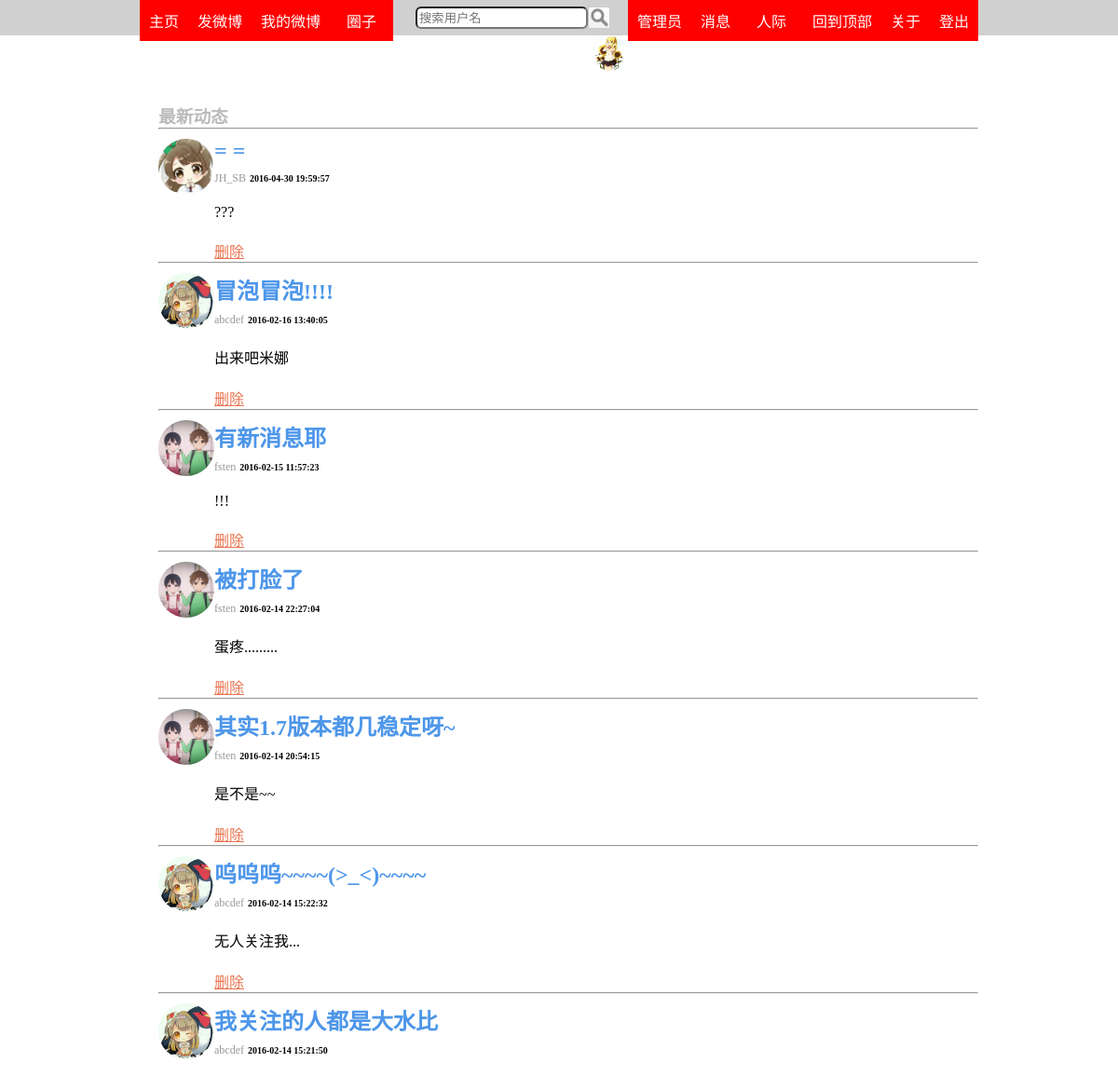
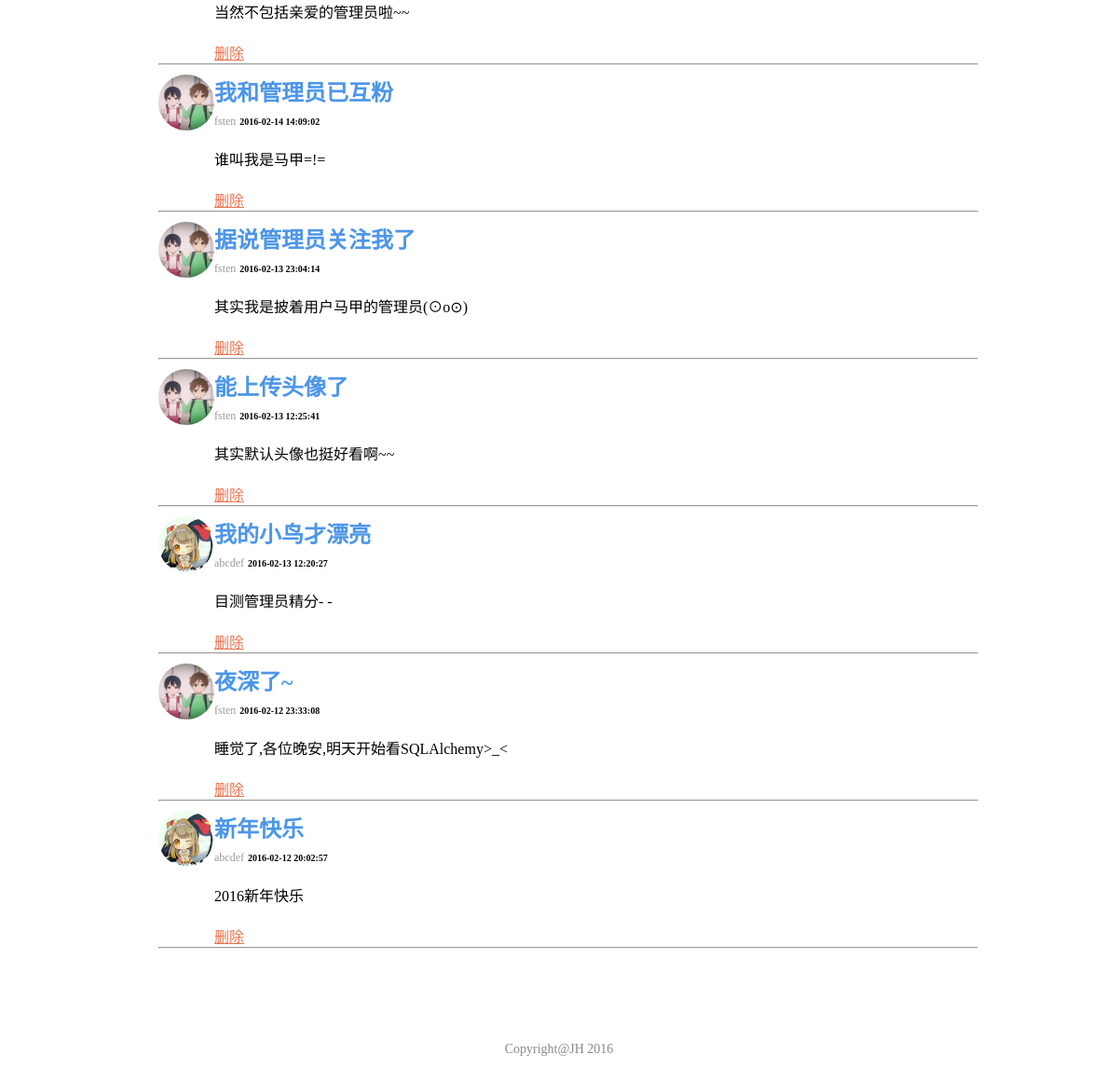
The app's page /concern (signed in) with its own data (2 pictures, top to bottom).
### app/models.py (models this page shows, shortened)
class User(db.Model):
	id=db.Column(db.Integer,primary_key=True)
	nickname=db.Column(db.String(80),unique=True)
	password=db.Column(db.String(120))
	email=db.Column(db.String(120),unique=True)
	information=db.Column(db.String(250))
	posts=db.relationship('Post',backref='author',lazy='dynamic')
	has_avatar=db.Column(db.Integer,default=0)
	create_time=db.Column(db.DateTime,default=datetime.now())
	messages=db.relationship('Message',backref='people',lazy='dynamic')
	concern=db.relationship('User',secondary=user_user_concern,primaryjoin=id==user_user_concern.c.user1_id,
	secondaryjoin=id==user_user_concern.c.user2_id,backref='concerned')
	blacklist=db.relationship('User',secondary=user_user_blacklist,primaryjoin=id==user_user_blacklist.c.user1_id,
	secondaryjoin=id==user_user_blacklist.c.user2_id,backref='blackedlist')
	is_authenticated=True
	is_active=True
	is_anonymous=False
	def avatar(self):
		if self.has_avatar:
			return '/static/avatar/'+self.nickname+'.jpg'
		else:
			return url_for('static',filename='favicon.ico')
	def count_new_message(self):
		return Message.query.filter_by(user_id=self.id,has_showed=0).count()
	def is_admin(self):
		return Admin.query.filter_by(nickname=self.nickname).first() is not None

class Post(db.Model):
	id=db.Column(db.Integer,primary_key=True)
	title=db.Column(db.String(80))
	body=db.Column(db.Text)
	date=db.Column(db.DateTime)
	user_id=db.Column(db.Integer,db.ForeignKey('user.id'))

### app/views.py (the view)
@app.route('/concern')
@login_required
def concern():
	posts=Post.query.join(Post.author)\
	.filter(and_(User.id.in_(u.id for u in g.user.concern),or_(not_(User.id.in_(u.id for u in g.user.blackedlist)),g.user.is_admin())))\
	.order_by(Post.date.desc()).limit(30)
	return render_template('concern.html',title=u'关注圈',posts=posts)

### app/views.py (called while the page is built)
@lm.user_loader
def load_user(id):
	return User.query.get(int(id))

@app.before_request
def before_request():
	g.user=current_user

### app/templates/concern.html
{%extends 'base.html'%}
{%block content%}
<div class='main_title'>
  <h3>最新动态</h3>
  <hr>
</div>
{%include 'posts.html'%}
{%endblock%}
{%block style%}
<link rel="stylesheet" type="text/css" href="{{url_for('static',filename='post.css')}}">
{%endblock%}

### app/templates/base.html (shortened to what this page needs)
<html>
<head>
<link rel="stylesheet" type="text/css" href="{{url_for('static',filename='style.css')}}">
<link rel="stylesheet" type="text/css" href="{{url_for('static',filename='header.css')}}">
{%block style%}
{%endblock%}
</head>
<body>
<div id="wrap">
<div class='header_base'></div>
<div id="header">
  <ul class='left'>
	<li><a href='/index' class='menu_link'>主页</a></li>
	{%if g.user and g.user.is_authenticated%}
	  <li><a href="/write" class='menu_link'>发微博</a></li>
	  <li><a href='/user/{{g.user.nickname}}/blog' class='menu_link'>我的微博</a></li>
	  <li style='width:68px'>
		<a href='/concern' class='menu_link'>圈子</a>
	  </li>
	  <li>
		<div class='search'>
	      <form action="{{url_for('search_user')}}" method="POST">
			<input type='text' name='search' placeholder='搜索用户名' required>
			<input type='image' src="{{url_for('static',filename='search.png')}}" alt='搜索'>
		  </form>
		</div>
	  </li>
	{%endif%}
  </ul>
  <ul class='right'>
    {%if g.user and g.user.is_authenticated%}
	  <li><a href='/logout' class='menu_link'>登出</a></li>
	  <li><a href='javascript:;' class='menu_link' onclick="about()">关于</a></li>
	  <li><a href='#' class='menu_link'>回到顶部</a></li>
	  <li style="width:68px">
	    <a href='javascript:;' class='menu_link'>人际</a>
	  </li>
	  <li style="position:relative">
	    <a href='/message' class='menu_link'>消息</a>
	  </li>
	  {%if g.user.is_admin()%}
	    <li><a href='/admin' class='menu_link'>管理员</a></li>
	  {%endif%}
	  <li style="position:relative">
	    <a href='/user'>
		  <img src="{{g.user.avatar()}}" class='small_avatar' alt='头像'>
		</a>
	  </li>
	{%endif%}
  </ul>
</div>
<div id="mainBody">
{%block content%}
{%endblock%}
</div>
</div>
<div id="footer">
Copyright@JH 2016
</div>
</body>
</html>

### app/templates/posts.html
<div class="posts">
{%for post in posts%}
<div class='post'>
  <div class='post_left'>
	<a href="{{url_for('personal',nickname=post.author.nickname)}}" class='avatar'>
	  <img src="{{post.author.avatar()}}" class='avatar post_avatar' alt='头像'>
	</a>
  </div>
  <div class='post_right'>
	<h2 class='post_title'>{{post.title}}</h2>
	<div>
	  <a href="{{url_for('personal',nickname=post.author.nickname)}}" class='post_author'>{{post.author.nickname}}</a>
	  <span class='post_date'>{{post.date.strftime('%Y-%m-%d %H:%M:%S')}}</span>
    </div>
    <p class='post_body'>{{post.body}}</p>
	{%if g.user.id==post.author.id or g.user.is_admin()%}
	  <a href="{{url_for('delete',id=post.id)}}" class='post_delete' onclick="return confirm('确认删除?')">删除</a>
	{%endif%}
  </div>
  <hr>
</div>
{%endfor%}
</div>

### app/static/style.css (style rules this page uses)
* { margin:0; padding:0; }
#mainBody { margin:0 150px; }
.main_title { margin:40px 0 0 20px; color:#BBB; }
hr { clear:both; }
.avatar { width:60px; height:60px; border-radius:30px; }
.small_avatar { width:38px; height:38px; border-radius:19px; }
#footer { margin:100px 0 30px 0; font-size:14px; text-align:center; color:#888; }

### app/static/header.css (style rules this page uses)
#header { width:100%; position:fixed; top:0; left:0; }
div.header_base { height:70px; }
#header ul { list-style:none; }
#header li { text-align:center; }
#header ul.left { margin-left:150px; }
#header ul.left li { float:left; }
#header ul.right { margin-right:150px; }
#header ul.right li { float:right; }
#header a.menu_link { padding:10px; text-decoration:none; color:white; display:block; }
#header a.menu_link:link { background-color:red; }
.search form { height:38px; margin-left:24px; }
.search input { display:block; float:left; margin:7px 0; }
.search input[type='text'] { padding:2px; height:24px; border-radius:6px; }
.search input[type='image'] { height:22px; width:22px; border:1px solid #CCC; }

### app/static/post.css (style rules this page uses)
.posts { margin:0 0 0 20px; }
.post { margin-top:10px; }
.post_avatar { float:left; }
div.post_right { overflow:hidden; }
.post_title { color:#4D96E9; margin:0 0 5px 0; }
a.post_author { color:#999; font-size:12px; text-decoration:none; }
.post_date { font-size:10px; font-weight:600; }
.post_body { margin:20px 0; white-space:pre-wrap; }
.post_delete { color:#E9734F; }

### records on screen
User: user.avatar (picture)
Post: shows a picture, title "= =", author.nickname "JH_SB", date "2016-04-30 19:59:57", body "???"
Post: author.avatar (picture), title "冒泡冒泡!!!!", author.nickname "abcdef", date "2016-02-16 13:40:05", body "出来吧米娜"
Post: author.avatar (picture), title "有新消息耶", author.nickname "fsten", date "2016-02-15 11:57:23", body "!!!"
Post: author.avatar (picture), title "被打脸了", author.nickname "fsten", date "2016-02-14 22:27:04", body "蛋疼........."
Post: author.avatar (picture), title "其实1.7版本都几稳定呀~", author.nickname "fsten", date "2016-02-14 20:54:15", body "是不是~~"
Post: author.avatar (picture), title "呜呜呜~~~~(>_<)~~~~", author.nickname "abcdef", date "2016-02-14 15:22:32", body "无人关注我..."
Post: author.avatar (picture), title "我关注的人都是大水比", author.nickname "abcdef", date "2016-02-14 15:21:50", body "当然不包括亲爱的管理员啦~~"
Post: author.avatar (picture), title "我和管理员已互粉", author.nickname "fsten", date "2016-02-14 14:09:02", body "谁叫我是马甲=!="
Post: author.avatar (picture), title "据说管理员关注我了", author.nickname "fsten", date "2016-02-13 23:04:14", body "其实我是披着用户马甲的管理员(⊙o⊙)"
Post: author.avatar (picture), title "能上传头像了", author.nickname "fsten", date "2016-02-13 12:25:41", body "其实默认头像也挺好看啊~~"
Post: author.avatar (picture), title "我的小鸟才漂亮", author.nickname "abcdef", date "2016-02-13 12:20:27", body "目测管理员精分- -"
Post: author.avatar (picture), title "夜深了~", author.nickname "fsten", date "2016-02-12 23:33:08", body "睡觉了,各位晚安,明天开始看SQLAlchemy>_<"
Post: author.avatar (picture), title "新年快乐", author.nickname "abcdef", date "2016-02-12 20:02:57", body "2016新年快乐"
